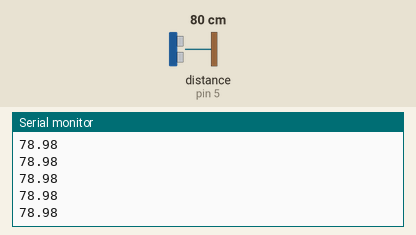
The sketch below on a simulated Arduino Uno, built with avr-gcc and run on an emulated ATmega328P. Shown: the last lines printed to the serial monitor. Wiring (inferred from the names in the program): ultrasonic range finder: trigger pin 6; echo pin 5. The inputs (shaded band) are chosen by the test bench; at power-on: distance to the obstacle (sensor on pin 5) 80 cm. The echo pulse lasts 58.3 µs per cm; the audio player accepts every command and is not drawn.

Above: at 1.2 s.
1.3 s: distance to the obstacle (sensor on pin 5) set to 2 cm
At 2.43 s:
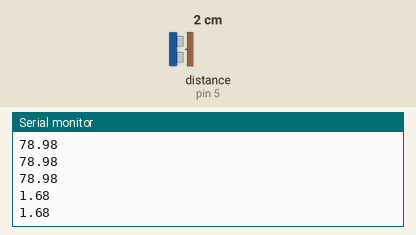
2.8 s: distance to the obstacle (sensor on pin 5) set to 4 cm
At 2.84 s:
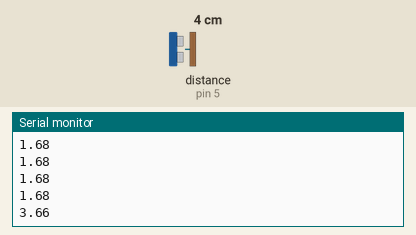
Timing chart, 0 to 5.8 s (numbered marks = the images above; inputs shaded):
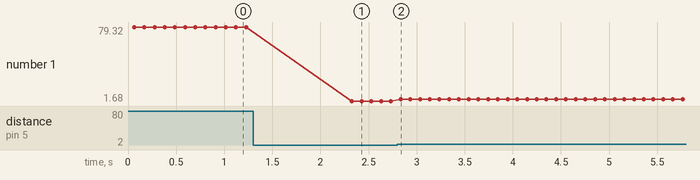

The sketch:

coba.ino
```cpp
#include <SoftwareSerial.h>
#include <DFPlayer_Mini_Mp3.h>

SoftwareSerial mySerial(12, 11);

#define echoPin 5
#define trigPin 6

void setup () {
Serial.begin (9600);
mySerial.begin (9600);
mp3_set_serial (mySerial);
delay(10);

pinMode(trigPin, OUTPUT);
pinMode(echoPin, INPUT);

mp3_set_volume (25);
delay(50);


}

float ultrasonic()
{
  digitalWrite(trigPin, LOW);
  delayMicroseconds(2);

  digitalWrite(trigPin, HIGH);
  delayMicroseconds(10);
  digitalWrite(trigPin, LOW);

  long duration = pulseIn(echoPin, HIGH);

  float distance = duration * 0.034 / 2;
  return distance;
}
bool kondisi = false;
void loop () {

  float jarak = ultrasonic();

  if(jarak <10 && kondisi == false)
  {
    kondisi = true;
    mp3_play (2);
    delay(1000);
  }
  else if(jarak >= 10)
  {
    kondisi = false;
  }


  Serial.println(jarak);
  delay(100);

}
```

Measured:
- after the input at 1.3 s, the serial monitor: prints a new line after 1.0 s (image 1)
- after the input at 2.8 s, the serial monitor: prints a new line at once (image 2)
- plotted number 1: 78.98 → 1.68 after the input at 1.3 s, 1.68 → 3.66 after the input at 2.8 s
